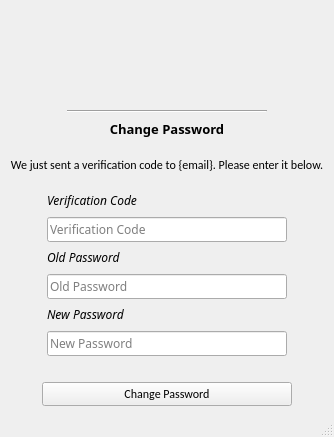
<?xml version="1.0" encoding="UTF-8"?>
<ui version="4.0">
 <class>MainWindow</class>
 <widget class="QMainWindow" name="MainWindow">
  <property name="geometry">
   <rect>
    <x>0</x>
    <y>0</y>
    <width>334</width>
    <height>437</height>
   </rect>
  </property>
  <property name="sizePolicy">
   <sizepolicy hsizetype="Fixed" vsizetype="Fixed">
    <horstretch>0</horstretch>
    <verstretch>0</verstretch>
   </sizepolicy>
  </property>
  <property name="minimumSize">
   <size>
    <width>334</width>
    <height>326</height>
   </size>
  </property>
  <property name="maximumSize">
   <size>
    <width>16777215</width>
    <height>16777215</height>
   </size>
  </property>
  <property name="font">
   <font>
    <family>Calibri</family>
   </font>
  </property>
  <property name="windowTitle">
   <string>Jade Account | Change Password</string>
  </property>
  <property name="windowIcon">
   <iconset resource="../assets.qrc">
    <normaloff>:/images/assets/jadeIcon.png</normaloff>:/images/assets/jadeIcon.png</iconset>
  </property>
  <widget class="QWidget" name="centralwidget">
   <layout class="QGridLayout" name="gridLayout">
    <item row="0" column="0">
     <layout class="QVBoxLayout" name="verticalLayout_5">
      <item>
       <layout class="QHBoxLayout" name="horizontalLayout">
        <item>
         <spacer name="horizontalSpacer">
          <property name="orientation">
           <enum>Qt::Horizontal</enum>
          </property>
          <property name="sizeHint" stdset="0">
           <size>
            <width>40</width>
            <height>20</height>
           </size>
          </property>
         </spacer>
        </item>
        <item>
         <widget class="QLabel" name="topBox_image">
          <property name="sizePolicy">
           <sizepolicy hsizetype="Fixed" vsizetype="Fixed">
            <horstretch>0</horstretch>
            <verstretch>0</verstretch>
           </sizepolicy>
          </property>
          <property name="maximumSize">
           <size>
            <width>157</width>
            <height>109</height>
           </size>
          </property>
          <property name="text">
           <string/>
          </property>
          <property name="pixmap">
           <pixmap resource="../assets.qrc">:/images/assets/JadeAccount.png</pixmap>
          </property>
          <property name="scaledContents">
           <bool>true</bool>
          </property>
         </widget>
        </item>
        <item>
         <spacer name="horizontalSpacer_2">
          <property name="orientation">
           <enum>Qt::Horizontal</enum>
          </property>
          <property name="sizeHint" stdset="0">
           <size>
            <width>40</width>
            <height>20</height>
           </size>
          </property>
         </spacer>
        </item>
       </layout>
      </item>
      <item>
       <layout class="QVBoxLayout" name="verticalLayout_2">
        <item alignment="Qt::AlignHCenter">
         <widget class="Line" name="line">
          <property name="minimumSize">
           <size>
            <width>200</width>
            <height>0</height>
           </size>
          </property>
          <property name="maximumSize">
           <size>
            <width>200</width>
            <height>16777215</height>
           </size>
          </property>
          <property name="layoutDirection">
           <enum>Qt::LeftToRight</enum>
          </property>
          <property name="orientation">
           <enum>Qt::Horizontal</enum>
          </property>
         </widget>
        </item>
        <item>
         <widget class="QLabel" name="mainBox_text">
          <property name="maximumSize">
           <size>
            <width>16777215</width>
            <height>20</height>
           </size>
          </property>
          <property name="font">
           <font>
            <family>Segoe UI Light</family>
           </font>
          </property>
          <property name="text">
           <string>&lt;html&gt;&lt;head/&gt;&lt;body&gt;&lt;p align=&quot;center&quot;&gt;&lt;span style=&quot; font-size:10pt; font-weight:600;&quot;&gt;Change Password&lt;/span&gt;&lt;/p&gt;&lt;/body&gt;&lt;/html&gt;</string>
          </property>
         </widget>
        </item>
       </layout>
      </item>
      <item>
       <widget class="QLabel" name="label">
        <property name="minimumSize">
         <size>
          <width>0</width>
          <height>20</height>
         </size>
        </property>
        <property name="maximumSize">
         <size>
          <width>400</width>
          <height>40</height>
         </size>
        </property>
        <property name="text">
         <string>&lt;html&gt;&lt;head/&gt;&lt;body&gt;&lt;p align=&quot;center&quot;&gt;We just sent a verification code to {email}. Please enter it below.&lt;/p&gt;&lt;/body&gt;&lt;/html&gt;</string>
        </property>
        <property name="wordWrap">
         <bool>true</bool>
        </property>
       </widget>
      </item>
      <item>
       <layout class="QHBoxLayout" name="horizontalLayout_2">
        <item>
         <spacer name="horizontalSpacer_3">
          <property name="orientation">
           <enum>Qt::Horizontal</enum>
          </property>
          <property name="sizeType">
           <enum>QSizePolicy::Fixed</enum>
          </property>
          <property name="sizeHint" stdset="0">
           <size>
            <width>38</width>
            <height>20</height>
           </size>
          </property>
         </spacer>
        </item>
        <item>
         <layout class="QVBoxLayout" name="verticalLayout_4">
          <item>
           <widget class="QLabel" name="passwordBox_text_3">
            <property name="maximumSize">
             <size>
              <width>16777215</width>
              <height>20</height>
             </size>
            </property>
            <property name="font">
             <font>
              <family>Segoe UI Light</family>
             </font>
            </property>
            <property name="text">
             <string>&lt;html&gt;&lt;head/&gt;&lt;body&gt;&lt;p&gt;&lt;span style=&quot; font-style:italic;&quot;&gt;Verification Code&lt;/span&gt;&lt;/p&gt;&lt;/body&gt;&lt;/html&gt;</string>
            </property>
           </widget>
          </item>
          <item>
           <widget class="QLineEdit" name="verificationCode_edit">
            <property name="font">
             <font>
              <family>Segoe UI Light</family>
             </font>
            </property>
            <property name="statusTip">
             <string>please enter the verification code.</string>
            </property>
            <property name="inputMask">
             <string/>
            </property>
            <property name="text">
             <string/>
            </property>
            <property name="dragEnabled">
             <bool>false</bool>
            </property>
            <property name="placeholderText">
             <string>Verification Code</string>
            </property>
            <property name="clearButtonEnabled">
             <bool>true</bool>
            </property>
           </widget>
          </item>
         </layout>
        </item>
        <item>
         <spacer name="horizontalSpacer_8">
          <property name="orientation">
           <enum>Qt::Horizontal</enum>
          </property>
          <property name="sizeType">
           <enum>QSizePolicy::Fixed</enum>
          </property>
          <property name="sizeHint" stdset="0">
           <size>
            <width>38</width>
            <height>20</height>
           </size>
          </property>
         </spacer>
        </item>
       </layout>
      </item>
      <item>
       <layout class="QHBoxLayout" name="horizontalLayout_4">
        <item>
         <spacer name="horizontalSpacer_5">
          <property name="orientation">
           <enum>Qt::Horizontal</enum>
          </property>
          <property name="sizeType">
           <enum>QSizePolicy::Fixed</enum>
          </property>
          <property name="sizeHint" stdset="0">
           <size>
            <width>38</width>
            <height>20</height>
           </size>
          </property>
         </spacer>
        </item>
        <item>
         <layout class="QVBoxLayout" name="verticalLayout_3">
          <item>
           <widget class="QLabel" name="passwordBox_text_2">
            <property name="maximumSize">
             <size>
              <width>16777215</width>
              <height>20</height>
             </size>
            </property>
            <property name="font">
             <font>
              <family>Segoe UI Light</family>
             </font>
            </property>
            <property name="text">
             <string>&lt;html&gt;&lt;head/&gt;&lt;body&gt;&lt;p&gt;&lt;span style=&quot; font-style:italic;&quot;&gt;Old Password&lt;/span&gt;&lt;/p&gt;&lt;/body&gt;&lt;/html&gt;</string>
            </property>
           </widget>
          </item>
          <item>
           <widget class="QLineEdit" name="oldPassword_edit">
            <property name="font">
             <font>
              <family>Segoe UI Light</family>
             </font>
            </property>
            <property name="statusTip">
             <string>Please type your old password</string>
            </property>
            <property name="inputMask">
             <string/>
            </property>
            <property name="text">
             <string/>
            </property>
            <property name="dragEnabled">
             <bool>false</bool>
            </property>
            <property name="placeholderText">
             <string>Old Password</string>
            </property>
            <property name="clearButtonEnabled">
             <bool>true</bool>
            </property>
           </widget>
          </item>
         </layout>
        </item>
        <item>
         <spacer name="horizontalSpacer_6">
          <property name="orientation">
           <enum>Qt::Horizontal</enum>
          </property>
          <property name="sizeType">
           <enum>QSizePolicy::Fixed</enum>
          </property>
          <property name="sizeHint" stdset="0">
           <size>
            <width>38</width>
            <height>20</height>
           </size>
          </property>
         </spacer>
        </item>
       </layout>
      </item>
      <item>
       <layout class="QHBoxLayout" name="horizontalLayout_3">
        <item>
         <spacer name="horizontalSpacer_4">
          <property name="orientation">
           <enum>Qt::Horizontal</enum>
          </property>
          <property name="sizeType">
           <enum>QSizePolicy::Fixed</enum>
          </property>
          <property name="sizeHint" stdset="0">
           <size>
            <width>38</width>
            <height>20</height>
           </size>
          </property>
         </spacer>
        </item>
        <item>
         <layout class="QVBoxLayout" name="verticalLayout">
          <item>
           <widget class="QLabel" name="passwordBox_text">
            <property name="maximumSize">
             <size>
              <width>16777215</width>
              <height>20</height>
             </size>
            </property>
            <property name="font">
             <font>
              <family>Segoe UI Light</family>
             </font>
            </property>
            <property name="text">
             <string>&lt;html&gt;&lt;head/&gt;&lt;body&gt;&lt;p&gt;&lt;span style=&quot; font-style:italic;&quot;&gt;New Password&lt;/span&gt;&lt;/p&gt;&lt;/body&gt;&lt;/html&gt;</string>
            </property>
           </widget>
          </item>
          <item>
           <widget class="QLineEdit" name="passwordBox_edit">
            <property name="font">
             <font>
              <family>Segoe UI Light</family>
             </font>
            </property>
            <property name="statusTip">
             <string>Please type a new password</string>
            </property>
            <property name="inputMask">
             <string/>
            </property>
            <property name="text">
             <string/>
            </property>
            <property name="dragEnabled">
             <bool>false</bool>
            </property>
            <property name="placeholderText">
             <string>New Password</string>
            </property>
            <property name="clearButtonEnabled">
             <bool>true</bool>
            </property>
           </widget>
          </item>
         </layout>
        </item>
        <item>
         <spacer name="horizontalSpacer_7">
          <property name="orientation">
           <enum>Qt::Horizontal</enum>
          </property>
          <property name="sizeType">
           <enum>QSizePolicy::Fixed</enum>
          </property>
          <property name="sizeHint" stdset="0">
           <size>
            <width>38</width>
            <height>20</height>
           </size>
          </property>
         </spacer>
        </item>
       </layout>
      </item>
      <item>
       <spacer name="verticalSpacer">
        <property name="orientation">
         <enum>Qt::Vertical</enum>
        </property>
        <property name="sizeType">
         <enum>QSizePolicy::Fixed</enum>
        </property>
        <property name="sizeHint" stdset="0">
         <size>
          <width>20</width>
          <height>20</height>
         </size>
        </property>
       </spacer>
      </item>
      <item alignment="Qt::AlignHCenter">
       <widget class="QPushButton" name="button">
        <property name="minimumSize">
         <size>
          <width>250</width>
          <height>0</height>
         </size>
        </property>
        <property name="maximumSize">
         <size>
          <width>250</width>
          <height>16777215</height>
         </size>
        </property>
        <property name="text">
         <string>Change Password</string>
        </property>
       </widget>
      </item>
     </layout>
    </item>
   </layout>
  </widget>
  <widget class="QStatusBar" name="statusbar"/>
 </widget>
 <tabstops>
  <tabstop>verificationCode_edit</tabstop>
  <tabstop>oldPassword_edit</tabstop>
  <tabstop>passwordBox_edit</tabstop>
  <tabstop>button</tabstop>
 </tabstops>
 <resources>
  <include location="../assets.qrc"/>
  <include location="../assets.qrc"/>
 </resources>
 <connections/>
</ui>
